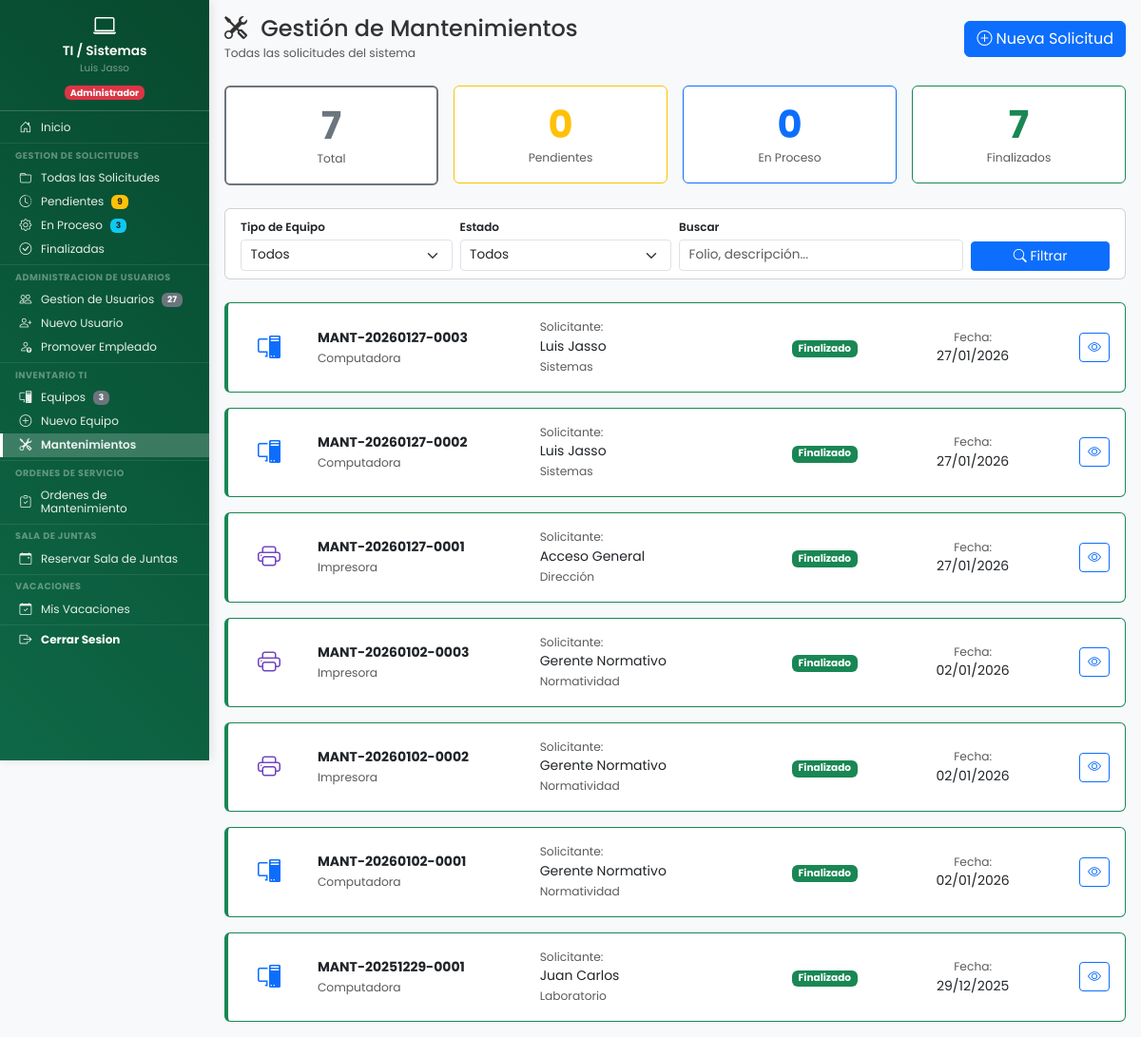
Before: /dashboard/sistemas/ti_sistemas/mantenimientos.php (signed in) with the older database file.
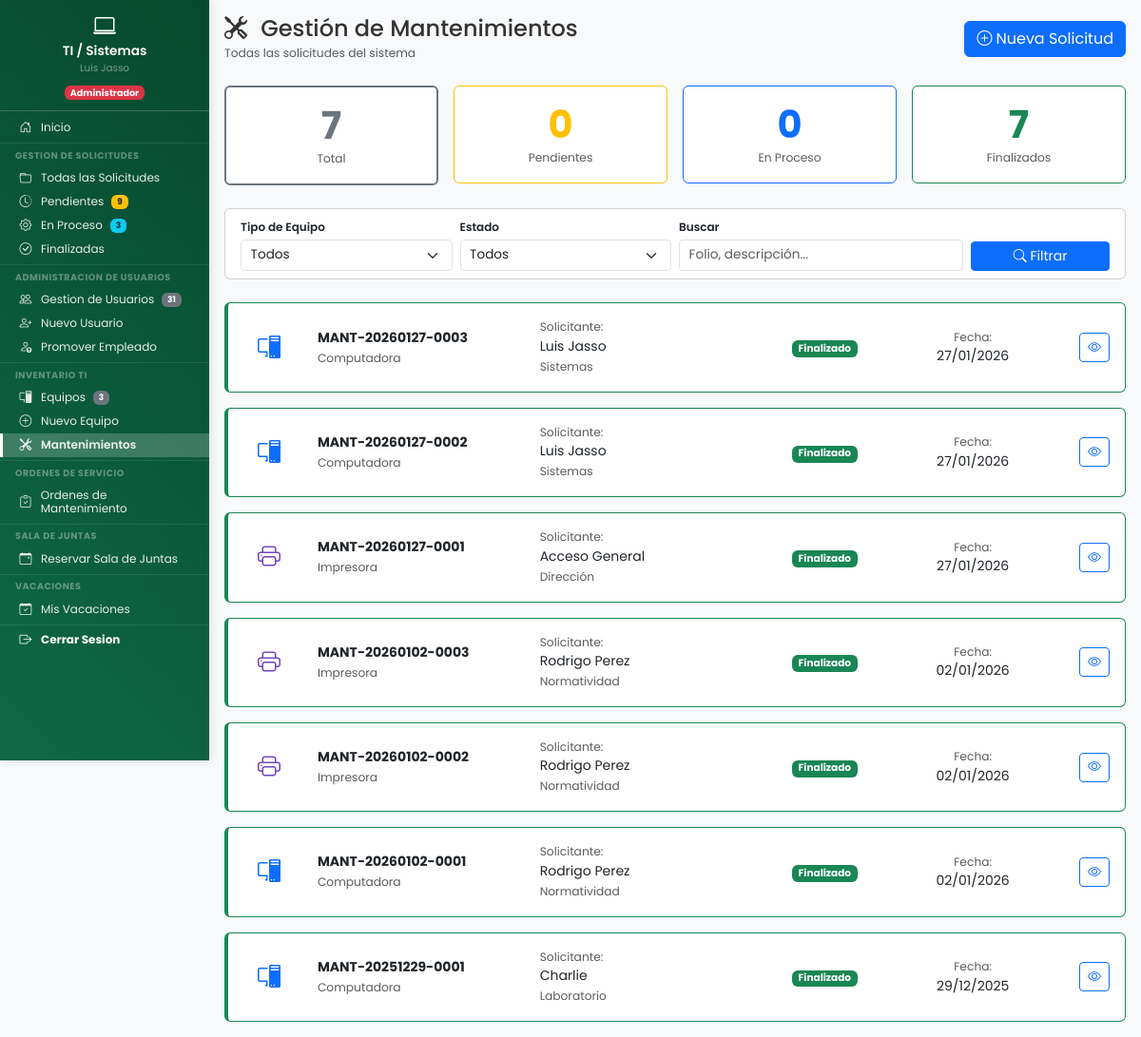
After: the same page with the newer database file.
### tables this page shows
CREATE TABLE `solicitudes_mantenimiento_ti` (
  `id` int(11) NOT NULL,
  `folio` varchar(50) NOT NULL COMMENT 'Formato: MANT-YYYYMMDD-XXXX',
  `tipo_equipo` enum('computadora','impresora','camara','telefono') NOT NULL,
  `equipo_id` int(11) DEFAULT NULL COMMENT 'FK a inventario_equipos (NULL si no está en inventario)',
  `tipo_mantenimiento` enum('preventivo','correctivo') NOT NULL DEFAULT 'correctivo',
  `usuario_id` int(11) NOT NULL,
  `departamento_id` int(11) NOT NULL,
  `descripcion_problema` text NOT NULL,
  `estado` enum('pendiente','en_proceso','finalizado') NOT NULL DEFAULT 'pendiente',
  `atendido_por` int(11) DEFAULT NULL COMMENT 'Usuario de Sistemas que atiende',
  `descripcion_solucion` text DEFAULT NULL,
  `observaciones_sistemas` text DEFAULT NULL,
  `fecha_solicitud` datetime NOT NULL DEFAULT current_timestamp(),
  `fecha_atencion` datetime DEFAULT NULL,
  `fecha_finalizacion` datetime DEFAULT NULL
);

CREATE TABLE `usuarios` (
  `id` int(11) NOT NULL,
  `nombre_completo` varchar(150) NOT NULL,
  `no_nomina` varchar(20) DEFAULT NULL COMMENT 'Número de nómina del empleado',
  `puesto` varchar(100) DEFAULT NULL COMMENT 'Puesto del empleado',
  `fecha_ingreso` date DEFAULT NULL COMMENT 'Fecha de ingreso a la empresa',
  `periodo_pago` enum('quincenal','semanal') DEFAULT NULL COMMENT 'Periodo de pago del empleado',
  `empresa` enum('resimex','carganova') DEFAULT NULL COMMENT 'Empresa del empleado',
  `jornada` enum('lunes_viernes','lunes_sabado') DEFAULT 'lunes_sabado' COMMENT 'Tipo de jornada laboral',
  `usuario` varchar(50) NOT NULL,
  `password` varchar(255) NOT NULL,
  `departamento` varchar(100) NOT NULL,
  `departamento_id` int(11) DEFAULT NULL,
  `es_colaborativo` tinyint(1) NOT NULL DEFAULT 0,
  `activo` tinyint(1) NOT NULL DEFAULT 1,
  `es_admin_area` tinyint(1) DEFAULT 0 COMMENT 'Rol Administrativo/Jefe de área para Vacaciones (1=Sí, 0=No)',
  `fecha_registro` datetime NOT NULL DEFAULT current_timestamp(),
  `ultimo_acceso` datetime DEFAULT NULL,
  `created_by` int(11) DEFAULT NULL COMMENT 'ID del usuario que creó este registro',
  `updated_at` datetime DEFAULT NULL COMMENT 'Fecha y hora de última actualización',
  `updated_by` int(11) DEFAULT NULL COMMENT 'ID del usuario que realizó la última actualización'
);

CREATE TABLE `departamentos` (
  `id` int(11) NOT NULL,
  `codigo` varchar(50) NOT NULL COMMENT 'Código único (ej: mantenimiento, sistemas)',
  `nombre` varchar(100) NOT NULL COMMENT 'Nombre completo para mostrar',
  `activo` tinyint(1) DEFAULT 1,
  `fecha_creacion` timestamp NOT NULL DEFAULT current_timestamp()
);

### dashboard/sistemas/ti_sistemas/mantenimientos.php (the view, shortened to what the changed rows need)
<?php
$pdo = conectarDB();
$departamento = strtolower(trim($_SESSION['departamento_codigo'] ?? $_SESSION['departamento'] ?? ''));
$es_mantenimiento = ($departamento === 'mantenimiento');
$es_ti = ($departamento === 'ti' || $departamento === 'sistemas' || $departamento === 'ti_sistemas');
$pagina = max(1, intval($_GET['pagina'] ?? 1));
$por_pagina = 10;
$where = [];
$params = [];
$where_sql = count($where) > 0 ? "WHERE " . implode(" AND ", $where) : "";
$offset = ($pagina - 1) * $por_pagina;
$sql = "SELECT sm.*,
               u.nombre_completo as solicitante,
               d.nombre as departamento_nombre,
               ua.nombre_completo as atendido_por_nombre
        FROM solicitudes_mantenimiento_ti sm
        LEFT JOIN usuarios u ON sm.usuario_id = u.id
        LEFT JOIN departamentos d ON sm.departamento_id = d.id
        LEFT JOIN usuarios ua ON sm.atendido_por = ua.id
        $where_sql
        ORDER BY sm.fecha_solicitud DESC
        LIMIT $por_pagina OFFSET $offset";
$stmt = $pdo->prepare($sql);
$stmt->execute($params);
$solicitudes = $stmt->fetchAll(PDO::FETCH_ASSOC);
$tipos_nombres = [
    'computadora' => 'Computadora',
    'impresora' => 'Impresora',
    'camara' => 'Cámara',
    'telefono' => 'Teléfono'
];
$iconos_tipo = [
    'computadora' => 'bi-pc-display text-primary',
    'impresora' => 'bi-printer text-purple',
    'camara' => 'bi-camera-video text-success',
    'telefono' => 'bi-phone text-orange'
];
$badges_estado = [
    'pendiente' => 'bg-warning text-dark',
    'en_proceso' => 'bg-primary',
    'finalizado' => 'bg-success',
    'cancelado' => 'bg-danger'
];
$nombres_estado = [
    'pendiente' => 'Pendiente',
    'en_proceso' => 'En Proceso',
    'finalizado' => 'Finalizado',
    'cancelado' => 'Cancelado'
];
?>
<!DOCTYPE html>
<html lang="es">
<head>
    <link href="https://cdn.jsdelivr.net/npm/bootstrap@5.3.2/dist/css/bootstrap.min.css" rel="stylesheet">
    <link rel="stylesheet" href="https://cdn.jsdelivr.net/npm/bootstrap-icons@1.11.1/font/bootstrap-icons.css">
    <link rel="stylesheet" href="<?php echo URL_BASE; ?>assets/css/dashboard.css">
    <link rel="stylesheet" href="<?php echo URL_BASE; ?>assets/css/base/variables.css">
    <link rel="stylesheet" href="<?php echo URL_BASE; ?>assets/css/components/sidebar.css">
    <link rel="stylesheet" href="<?php echo URL_BASE; ?>assets/css/components/hamburger.css">
    <link rel="stylesheet" href="<?php echo URL_BASE; ?>assets/css/layouts/dashboard-layout.css">
    <link rel="stylesheet" href="<?php echo URL_BASE; ?>assets/css/utilities/responsive.css">
</head>
<body>
    <div class="dashboard-container">
        <?php
        if ($es_mantenimiento) {
            include __DIR__ . '/../../../includes/sidebar/sidebar_mantenimiento.php';
        } elseif ($es_ti) {
            include __DIR__ . '/../../../includes/sidebar/sidebar_ti.php';
        } elseif (es_usuario_colaborativo()) {
            include __DIR__ . '/../../../includes/sidebar/sidebar_colaborativo.php';
        } elseif (es_usuario_epp()) {
            include __DIR__ . '/../../../includes/sidebar/sidebar_inventario.php';
        } else {
            include __DIR__ . '/../../../includes/sidebar/sidebar_normal.php';
        }
        ?>
        <main class="main-content">
            <div class="content-wrapper">
                <?php if (empty($solicitudes)): ?>
                    <div class="alert alert-info">
                        <i class="bi bi-info-circle me-2"></i>
                        No se encontraron solicitudes de mantenimiento.
                    </div>
                <?php else: ?>
                    <div class="row g-3">
                        <?php foreach ($solicitudes as $sol): ?>
                            <div class="col-12">
                                <div class="card solicitud-card <?php echo $sol['estado']; ?>">
                                    <div class="card-body">
                                        <div class="row align-items-center">
                                            <div class="col-md-1 text-center mb-2 mb-md-0">
                                                <i class="bi <?php echo $iconos_tipo[$sol['tipo_equipo']] ?? 'bi-device'; ?>"
                                                   style="font-size: 1.5rem;"></i>
                                            </div>
                                            <div class="col-md-3">
                                                <strong><?php echo htmlspecialchars($sol['folio']); ?></strong>
                                                <br>
                                                <small class="text-muted">
                                                    <?php echo $tipos_nombres[$sol['tipo_equipo']] ?? $sol['tipo_equipo']; ?>
                                                </small>
                                            </div>
                                            <div class="col-md-3">
                                                <small class="text-muted d-block">Solicitante:</small>
                                                <?php echo htmlspecialchars($sol['solicitante']); ?>
                                                <br>
                                                <small class="text-muted">
                                                    <?php echo htmlspecialchars($sol['departamento_nombre']); ?>
                                                </small>
                                            </div>
                                            <div class="col-md-2 text-center">
                                                <span class="badge <?php echo $badges_estado[$sol['estado']]; ?>">
                                                    <?php echo $nombres_estado[$sol['estado']]; ?>
                                                </span>
                                            </div>
                                            <div class="col-md-2 text-center">
                                                <small class="text-muted d-block">Fecha:</small>
                                                <?php echo date('d/m/Y', strtotime($sol['fecha_solicitud'])); ?>
                                            </div>
                                            <div class="col-md-1 text-end">
                                                <a href="<?php echo URL_BASE; ?>dashboard/sistemas/ti_sistemas/ver_mantenimiento.php?id=<?php echo $sol['id']; ?>"
                                                   class="btn btn-sm btn-outline-primary">
                                                    <i class="bi bi-eye"></i>
                                                </a>
                                            </div>
                                        </div>
                                    </div>
                                </div>
                            </div>
                        <?php endforeach; ?>
                    </div>
                <?php endif; ?>
            </div>
        </main>
    </div>
</body>
</html>

### includes/sidebar/sidebar_ti.php (shortened to what the changed rows need)
<?php
$current_page = basename($_SERVER['PHP_SELF']);
try {
    $stmt_usuarios = $pdo->query("SELECT COUNT(*) as total FROM usuarios");
    $total_usuarios = $stmt_usuarios->fetch(PDO::FETCH_ASSOC)['total'] ?? 0;
} catch (Exception $e) {
    $stats_sidebar = ['pendientes' => 0, 'en_proceso' => 0]; $ordenes_pendientes_validar = 0; $total_usuarios = 0; $total_equipos = 0; $mant_pendientes = 0;
}
?>
<aside class="sidebar" id="sidebar">
    <nav class="sidebar-nav">
        <ul class="nav flex-column">
            <li class="nav-item">
                <a class="nav-link <?php echo $current_page == 'dashboard_usuarios.php' ? 'active' : ''; ?>" href="<?php echo URL_BASE; ?>dashboard/sistemas/gestion_usuarios/dashboard_usuarios.php">
                    <i class="bi bi-people"></i> Gestion de Usuarios
                    <?php if ($total_usuarios > 0): ?>
                    <span class="badge bg-secondary ms-2"><?php echo $total_usuarios; ?></span>
                    <?php endif; ?>
                </a>
            </li>
        </ul>
    </nav>
</aside>

Changed rows visible on the page:
changed through a linked row, solicitudes_mantenimiento_ti "MANT-20260102-0003": usuario.nombre_completo "Gerente Normativo" → "Rodrigo Perez"
changed through a linked row, solicitudes_mantenimiento_ti "MANT-20260102-0002": usuario.nombre_completo "Gerente Normativo" → "Rodrigo Perez"
changed through a linked row, solicitudes_mantenimiento_ti "MANT-20260102-0001": usuario.nombre_completo "Gerente Normativo" → "Rodrigo Perez"
changed through a linked row, solicitudes_mantenimiento_ti "MANT-20251229-0001": usuario.nombre_completo "Juan Carlos" → "Charlie"
Other visible differences:
$total_usuarios: "27" → "31"
